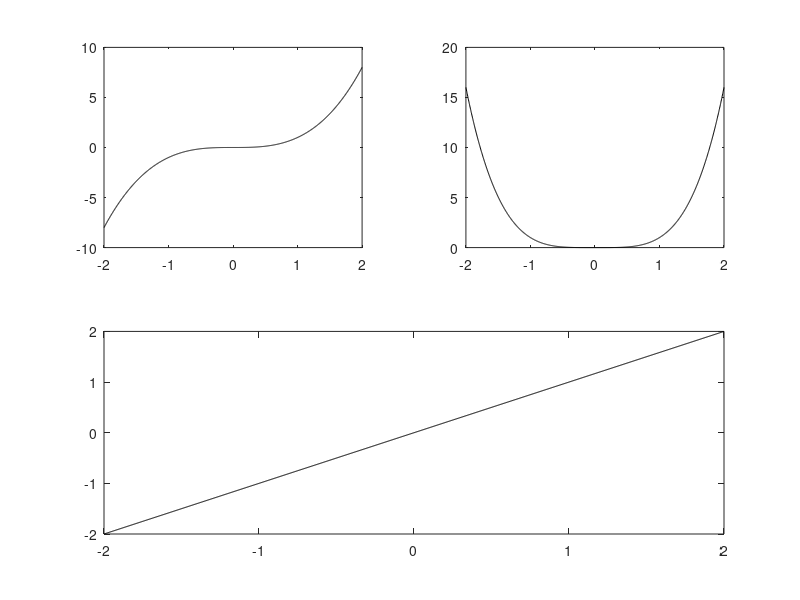

Here is the MATLAB script that generated this plot:
% Andrew Garwood 
% Activity 10

x = linspace(-2, 2, 1000);

y1 = x;
y2 = x.^2;
y3 = x.^3;
y4 = x.^4;

% subplot -> make plots in a grid:
% 3 args (num rows in grid, num cols in grid, num of plot to work on)
% ordered: left to right, top to bottom.

% plot all 4 in one row
subplot(1, 4, 1)
plot(x, y1, 'k')

subplot(1, 4, 2)
plot(x, y2, 'k')

subplot(1, 4, 3)
plot(x, y3, 'k')

subplot(1, 4, 4)
plot(x, y4, 'k')

%%
% plot all 4 in one column
subplot(4, 1, 1)
plot(x, y1, 'k')

subplot(4, 1, 2)
plot(x, y2, 'k')

subplot(4, 1, 3)
plot(x, y3, 'k')

subplot(4, 1, 4)
plot(x, y4, 'k')

%%
% Plot 2x2 grid
subplot(2, 2, 1)
plot(x, y1, 'k')

subplot(2, 2, 2)
plot(x, y2, 'k')

subplot(2, 2, 3)
plot(x, y3, 'k')

subplot(2, 2, 4)
plot(x, y4, 'k')

%% 
% given example of different sized plots
subplot(2, 2, 1)
plot(x, y2, 'k')

subplot(2, 2, 3)
plot(x, y4, 'k')

subplot(2, 2, [2 4]) % grid indices 2 and 4 given in vector
plot(x, y3, 'k')

%% 
% cubic top left, quatric top right, line bottom
subplot(2, 2, 1)
plot(x, y3, 'k')

subplot(2, 2, 2)
plot(x, y4, 'k')

subplot(2, 2, [3, 4]) % grid indices 3 and 4 given in vector
plot(x, y1, 'k')


